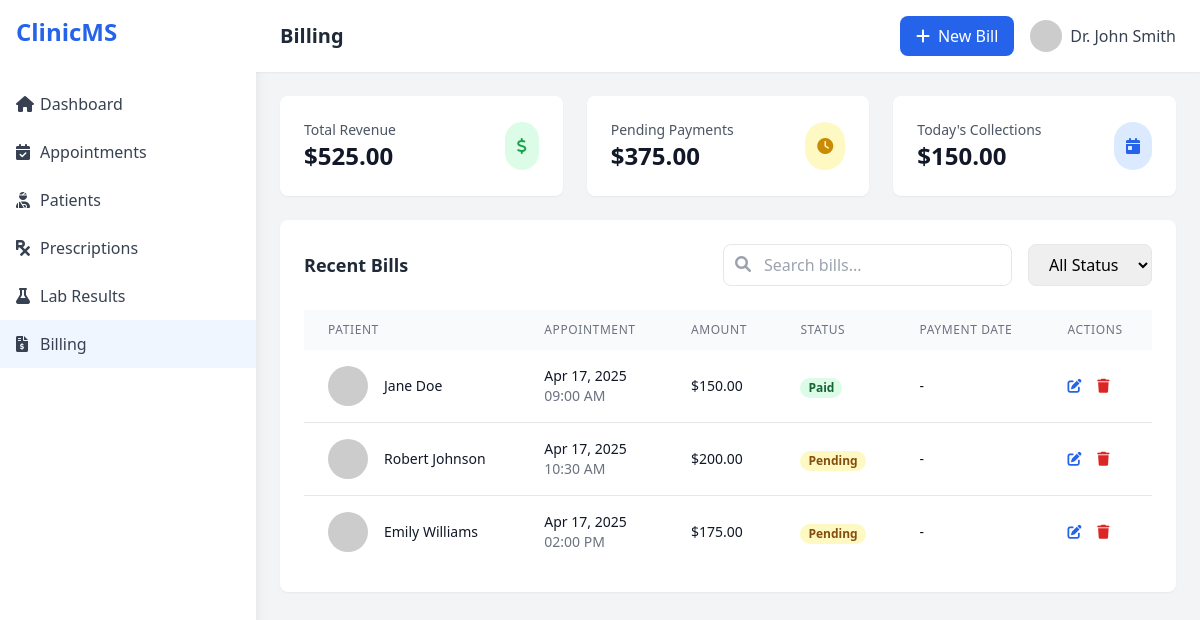
Page /billing.php (signed in) on the committed database.
### tables this page shows
CREATE TABLE IF NOT EXISTS doctors (
    id INT AUTO_INCREMENT PRIMARY KEY,
    first_name VARCHAR(50) NOT NULL,
    last_name VARCHAR(50) NOT NULL,
    email VARCHAR(100) NOT NULL UNIQUE,
    password VARCHAR(255) NOT NULL,
    phone VARCHAR(20),
    specialization VARCHAR(100),
    created_at DATETIME DEFAULT CURRENT_TIMESTAMP
);

CREATE TABLE IF NOT EXISTS billing (
    id INT AUTO_INCREMENT PRIMARY KEY,
    patient_id INT NOT NULL,
    doctor_id INT NOT NULL,
    appointment_id INT,
    amount DECIMAL(10, 2) NOT NULL,
    payment_method VARCHAR(50),
    payment_status ENUM('Pending', 'Paid', 'Cancelled') DEFAULT 'Pending',
    payment_date DATE,
    notes TEXT,
    created_at DATETIME DEFAULT CURRENT_TIMESTAMP,
    FOREIGN KEY (patient_id) REFERENCES patients(id) ON DELETE CASCADE,
    FOREIGN KEY (doctor_id) REFERENCES doctors(id) ON DELETE CASCADE,
    FOREIGN KEY (appointment_id) REFERENCES appointments(id) ON DELETE SET NULL
);

CREATE TABLE IF NOT EXISTS patients (
    id INT AUTO_INCREMENT PRIMARY KEY,
    first_name VARCHAR(50) NOT NULL,
    last_name VARCHAR(50) NOT NULL,
    email VARCHAR(100),
    phone VARCHAR(20),
    date_of_birth DATE,
    gender ENUM('M', 'F', 'Other'),
    address TEXT,
    medical_history TEXT,
    status ENUM('Active', 'Inactive') DEFAULT 'Active',
    created_at DATETIME DEFAULT CURRENT_TIMESTAMP
);

CREATE TABLE IF NOT EXISTS appointments (
    id INT AUTO_INCREMENT PRIMARY KEY,
    patient_id INT NOT NULL,
    doctor_id INT NOT NULL,
    appointment_date DATE NOT NULL,
    appointment_time TIME NOT NULL,
    type VARCHAR(100),
    status ENUM('Scheduled', 'Confirmed', 'Completed', 'Cancelled') DEFAULT 'Scheduled',
    notes TEXT,
    created_at DATETIME DEFAULT CURRENT_TIMESTAMP,
    FOREIGN KEY (patient_id) REFERENCES patients(id) ON DELETE CASCADE,
    FOREIGN KEY (doctor_id) REFERENCES doctors(id) ON DELETE CASCADE
);

### billing.php (the view, shortened to what this page needs)
<?php
require_once 'config/database.php';
$totalRevenueQuery = $pdo->query("
    SELECT
        COALESCE(SUM(amount), 0) as total_revenue,
        COALESCE(SUM(CASE WHEN payment_status = 'Pending' THEN amount ELSE 0 END), 0) as pending_amount,
        COALESCE(SUM(CASE
            WHEN payment_status = 'Paid' AND (
                DATE(payment_date) = CURDATE() OR
                (payment_date IS NULL AND DATE(created_at) = CURDATE())
            ) THEN amount
            ELSE 0
        END), 0) as today_collections
    FROM billing
");
$financialMetrics = $totalRevenueQuery->fetch(PDO::FETCH_ASSOC);
$totalRevenue = $financialMetrics['total_revenue'];
$pendingAmount = $financialMetrics['pending_amount'];
$todayCollections = $financialMetrics['today_collections'];
try {
    $pdo->exec("CREATE TABLE IF NOT EXISTS billing (
        id INT AUTO_INCREMENT PRIMARY KEY,
        patient_id INT NOT NULL,
        doctor_id INT NOT NULL,
        appointment_id INT,
        amount DECIMAL(10, 2) NOT NULL,
        payment_method VARCHAR(50),
        payment_status ENUM('Pending', 'Paid', 'Cancelled') DEFAULT 'Pending',
        payment_date DATE,
        notes TEXT,
        created_at DATETIME DEFAULT CURRENT_TIMESTAMP,
        FOREIGN KEY (patient_id) REFERENCES patients(id) ON DELETE CASCADE,
        FOREIGN KEY (doctor_id) REFERENCES doctors(id) ON DELETE CASCADE,
        FOREIGN KEY (appointment_id) REFERENCES appointments(id) ON DELETE SET NULL
    )");
    $query = $pdo->query("
        SELECT b.*,
               p.first_name as patient_first_name,
               p.last_name as patient_last_name,
               d.first_name as doctor_first_name,
               d.last_name as doctor_last_name,
               a.appointment_time
        FROM billing b
        JOIN patients p ON b.patient_id = p.id
        JOIN doctors d ON b.doctor_id = d.id
        LEFT JOIN appointments a ON b.appointment_id = a.id
        ORDER BY b.created_at DESC
    ");
    $billings = $query->fetchAll(PDO::FETCH_ASSOC);
} catch (PDOException $e) {
    $error = "Error: " . $e->getMessage();
}
$doctor_id = $_SESSION['doctor_id'];
$stmt = $pdo->prepare("SELECT first_name, last_name FROM doctors WHERE id = ?");
$stmt->execute([$doctor_id]);
$doctor = $stmt->fetch();
$doctor_name = $doctor['first_name'] . ' ' . $doctor['last_name'];
?>
<!DOCTYPE html>
<html lang="en">
<head>
    <script src="https://cdn.tailwindcss.com"></script>
    <link href="https://cdnjs.cloudflare.com/ajax/libs/font-awesome/6.0.0/css/all.min.css" rel="stylesheet">
    <link href="https://unpkg.com/aos@2.3.1/dist/aos.css" rel="stylesheet">
</head>
<body class="bg-gray-100">
    <div class="flex h-screen">
        <div class="sidebar w-64 bg-white shadow-lg">
            <div class="p-4">
                <h1 class="text-2xl font-bold text-blue-600">ClinicMS</h1>
            </div>
            <nav class="mt-4">
                <a href="index.php" class="menu-item flex items-center px-4 py-3 text-gray-700 hover:bg-blue-50">
                    <i class="fas fa-home w-6"></i>
                    <span>Dashboard</span>
                </a>
                <a href="appointments.php" class="menu-item flex items-center px-4 py-3 text-gray-700 hover:bg-blue-50">
                    <i class="fas fa-calendar-check w-6"></i>
                    <span>Appointments</span>
                </a>
                <a href="patients.php" class="menu-item flex items-center px-4 py-3 text-gray-700 hover:bg-blue-50">
                    <i class="fas fa-user-injured w-6"></i>
                    <span>Patients</span>
                </a>
                <a href="prescriptions.php" class="menu-item flex items-center px-4 py-3 text-gray-700 hover:bg-blue-50">
                    <i class="fas fa-prescription w-6"></i>
                    <span>Prescriptions</span>
                </a>
                <a href="lab_results.php" class="menu-item flex items-center px-4 py-3 text-gray-700 hover:bg-blue-50">
                    <i class="fas fa-flask w-6"></i>
                    <span>Lab Results</span>
                </a>
                <a href="billing.php" class="menu-item flex items-center px-4 py-3 text-gray-700 bg-blue-50">
                    <i class="fas fa-file-invoice-dollar w-6"></i>
                    <span>Billing</span>
                </a>
            </nav>
        </div>
        <div class="flex-1 overflow-auto">
            <header class="bg-white shadow-sm">
                <div class="flex items-center justify-between px-6 py-4">
                    <h2 class="text-xl font-semibold text-gray-800">Billing</h2>
                    <div class="flex items-center space-x-4">
                        <button class="bg-blue-600 text-white px-4 py-2 rounded-lg hover:bg-blue-700 transition-colors" onclick="openAddBillingModal()">
                            <i class="fas fa-plus mr-2"></i>New Bill
                        </button>
                        <div class="flex items-center space-x-2">
                            <img src="https://ui-avatars.com/api/?name=<?= urlencode($doctor_name) ?>&background=0D8ABC&color=fff" alt="Profile" class="w-8 h-8 rounded-full">
                            <span class="text-gray-700">Dr. <?= htmlspecialchars($doctor_name) ?></span>
                        </div>
                    </div>
                </div>
            </header>
            <main class="p-6">
                <div class="grid grid-cols-1 md:grid-cols-3 gap-6 mb-6">
                    <div class="bg-white rounded-lg shadow-sm p-6" data-aos="fade-up">
                        <div class="flex items-center justify-between">
                            <div>
                                <p class="text-sm font-medium text-gray-600">Total Revenue</p>
                                <p class="text-2xl font-semibold text-gray-900">$<?= number_format($totalRevenue, 2) ?></p>
                            </div>
                            <div class="p-3 bg-green-100 rounded-full">
                                <i class="fas fa-dollar-sign text-green-600"></i>
                            </div>
                        </div>
                    </div>
                    <div class="bg-white rounded-lg shadow-sm p-6" data-aos="fade-up" data-aos-delay="100">
                        <div class="flex items-center justify-between">
                            <div>
                                <p class="text-sm font-medium text-gray-600">Pending Payments</p>
                                <p class="text-2xl font-semibold text-gray-900">$<?= number_format($pendingAmount, 2) ?></p>
                            </div>
                            <div class="p-3 bg-yellow-100 rounded-full">
                                <i class="fas fa-clock text-yellow-600"></i>
                            </div>
                        </div>
                    </div>
                    <div class="bg-white rounded-lg shadow-sm p-6" data-aos="fade-up" data-aos-delay="200">
                        <div class="flex items-center justify-between">
                            <div>
                                <p class="text-sm font-medium text-gray-600">Today's Collections</p>
                                <p class="text-2xl font-semibold text-gray-900">$<?= number_format($todayCollections, 2) ?></p>
                            </div>
                            <div class="p-3 bg-blue-100 rounded-full">
                                <i class="fas fa-calendar-day text-blue-600"></i>
                            </div>
                        </div>
                    </div>
                </div>
                <div class="bg-white rounded-lg shadow-sm p-6" data-aos="fade-up">
                    <div class="flex justify-between items-center mb-6">
                        <h3 class="text-lg font-semibold text-gray-800">Recent Bills</h3>
                        <div class="flex space-x-4">
                            <div class="relative">
                                <input type="text" placeholder="Search bills..." class="pl-10 pr-4 py-2 border rounded-lg focus:outline-none focus:ring-2 focus:ring-blue-500">
                                <i class="fas fa-search absolute left-3 top-3 text-gray-400"></i>
                            </div>
                            <select class="border rounded-lg px-4 py-2 focus:outline-none focus:ring-2 focus:ring-blue-500">
                                <option value="">All Status</option>
                            </select>
                        </div>
                    </div>
                    <div class="overflow-x-auto">
                        <table class="min-w-full">
                            <thead>
                                <tr class="bg-gray-50">
                                    <th class="px-6 py-3 text-left text-xs font-medium text-gray-500 uppercase tracking-wider">Patient</th>
                                    <th class="px-6 py-3 text-left text-xs font-medium text-gray-500 uppercase tracking-wider">Appointment</th>
                                    <th class="px-6 py-3 text-left text-xs font-medium text-gray-500 uppercase tracking-wider">Amount</th>
                                    <th class="px-6 py-3 text-left text-xs font-medium text-gray-500 uppercase tracking-wider">Status</th>
                                    <th class="px-6 py-3 text-left text-xs font-medium text-gray-500 uppercase tracking-wider">Payment Date</th>
                                    <th class="px-6 py-3 text-left text-xs font-medium text-gray-500 uppercase tracking-wider">Actions</th>
                                </tr>
                            </thead>
                            <tbody class="bg-white divide-y divide-gray-200">
                                <?php if (isset($billings) && !empty($billings)): ?>
                                    <?php foreach ($billings as $billing): ?>
                                        <tr class="hover:bg-gray-50">
                                            <td class="px-6 py-4 whitespace-nowrap">
                                                <div class="flex items-center">
                                                    <div class="flex-shrink-0 h-10 w-10">
                                                        <img class="h-10 w-10 rounded-full" src="https://ui-avatars.com/api/?name=<?= urlencode($billing['patient_first_name'] . '+' . $billing['patient_last_name']) ?>&background=0D8ABC&color=fff" alt="">
                                                    </div>
                                                    <div class="ml-4">
                                                        <div class="text-sm font-medium text-gray-900">
                                                            <?= htmlspecialchars($billing['patient_first_name'] . ' ' . $billing['patient_last_name']) ?>
                                                        </div>
                                                    </div>
                                                </div>
                                            </td>
                                            <td class="px-6 py-4 whitespace-nowrap">
                                                <div class="text-sm text-gray-900">
                                                    <?= date('M d, Y', strtotime($billing['created_at'])) ?>
                                                    <?php if (!empty($billing['appointment_time'])): ?>
                                                    <br>
                                                    <span class="text-gray-500"><?= date('h:i A', strtotime($billing['appointment_time'])) ?></span>
                                                    <?php endif; ?>
                                                </div>
                                            </td>
                                            <td class="px-6 py-4 whitespace-nowrap">
                                                <div class="text-sm text-gray-900">$<?= htmlspecialchars(number_format($billing['amount'], 2)) ?></div>
                                            </td>
                                            <td class="px-6 py-4 whitespace-nowrap">
                                                <span class="px-2 inline-flex text-xs leading-5 font-semibold rounded-full
                                                    <?php
                                                    switch ($billing['payment_status']) {
                                                        case 'Paid':
                                                            echo 'bg-green-100 text-green-800';
                                                            break;
                                                        case 'Pending':
                                                            echo 'bg-yellow-100 text-yellow-800';
                                                            break;
                                                    }
                                                    ?>">
                                                    <?= htmlspecialchars($billing['payment_status']) ?>
                                                </span>
                                            </td>
                                            <td class="px-6 py-4 whitespace-nowrap">
                                                <div class="text-sm text-gray-900">
                                                    <?= $billing['payment_date'] ? date('M d, Y', strtotime($billing['payment_date'])) : '-' ?>
                                                </div>
                                            </td>
                                            <td class="px-6 py-4 whitespace-nowrap text-sm font-medium">
                                                <a href="edit_billing.php?id=<?= $billing['id'] ?>" class="text-blue-600 hover:text-blue-900 mr-3">
                                                    <i class="fas fa-edit"></i>
                                                </a>
                                                <a href="#" onclick="deleteBilling(<?= $billing['id'] ?>)" class="text-red-600 hover:text-red-900">
                                                    <i class="fas fa-trash"></i>
                                                </a>
                                            </td>
                                        </tr>
                                    <?php endforeach; ?>
                                <?php endif; ?>
                            </tbody>
                        </table>
                    </div>
                </div>
            </main>
        </div>
    </div>
</body>
</html>

### billing.php (style rules this page uses)
.sidebar { transition: all 0.3s ease; }
.menu-item { transition: all 0.2s ease; }

### rows in the picture
doctors: doctor_name "John Smith"
billing: patient.last_name "Jane Doe", created_at "Apr 17, 2025", appointment.appointment_time "09:00 AM", amount "150.00", payment_status "Paid"
billing: patient.last_name "Robert Johnson", created_at "Apr 17, 2025", appointment.appointment_time "10:30 AM", amount "200.00", payment_status "Pending"
billing: patient.last_name "Emily Williams", created_at "Apr 17, 2025", appointment.appointment_time "02:00 PM", amount "175.00", payment_status "Pending"

### other values in the picture
$totalRevenue "525.00"
$pendingAmount "375.00"
$todayCollections "150.00"
